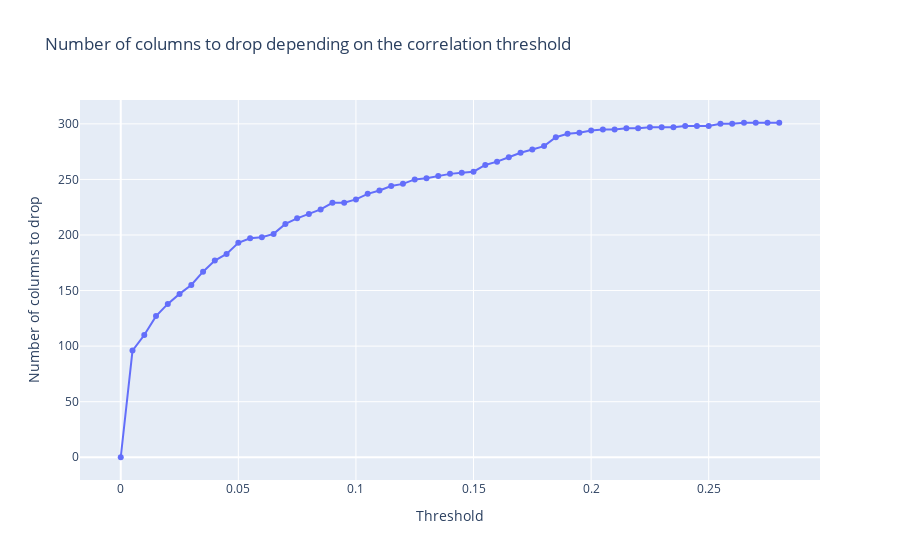

Write notebook code for a chart like this one.
### Markdown cell above
Some columns have a quite high correlation with the output. We can try to eliminate the variables with the lowest correlation.

### Code cell
import numpy as np
import plotly.graph_objects as go

fig = go.Figure()
thresholds = np.arange(0, correlation[0], 0.005)
nb_col2drop = []

for threshold in thresholds:
    columns_to_drop = correlation[correlation < threshold].index
    nb_col2drop.append(len(columns_to_drop))

fig.add_trace(go.Scatter(x=thresholds, y=nb_col2drop, mode='lines+markers'))
fig.update_layout(title='Number of columns to drop depending on the correlation threshold',
                  xaxis_title='Threshold',
                  yaxis_title='Number of columns to drop')

### Figure 1 — Plotly figure (JSON) as saved in the notebook; plotly's stock layout.template omitted (floating-point values rounded to 4 significant figures)
{"data": [{"mode": "lines+markers", "type": "scatter", "x": [0, 0.005, 0.01, 0.015, 0.02, 0.025, 0.03, 0.035, 0.04, 0.045, 0.05, 0.055, 0.06, 0.065, 0.07, 0.075, 0.08, 0.085, 0.09, 0.095, 0.1, 0.105, 0.11, 0.115, 0.12, 0.125, 0.13, 0.135, 0.14, 0.145, 0.15, 0.155, 0.16, 0.165, 0.17, 0.175, 0.18, 0.185, 0.19, 0.195, 0.2, 0.205, 0.21, 0.215, 0.22, 0.225, 0.23, 0.235, 0.24, 0.245, 0.25, 0.255, 0.26, 0.265, 0.27, 0.275, 0.28], "y": [0, 96, 110, 127, 138, 147, 155, 167, 177, 183, 193, 197, 198, 201, 210, 215, 219, 223, 229, 229, 232, 237, 240, 244, 246, 250, 251, 253, 255, 256, 257, 263, 266, 270, 274, 277, 280, 288, 291, 292, 294, 295, 295, 296, 296, 297, 297, 297, 298, 298, 298, 300, 300, 301, 301, 301, 301]}], "layout": {"title": {"text": "Number of columns to drop depending on the correlation threshold"}, "xaxis": {"title": {"text": "Threshold"}}, "yaxis": {"title": {"text": "Number of columns to drop"}}}}
